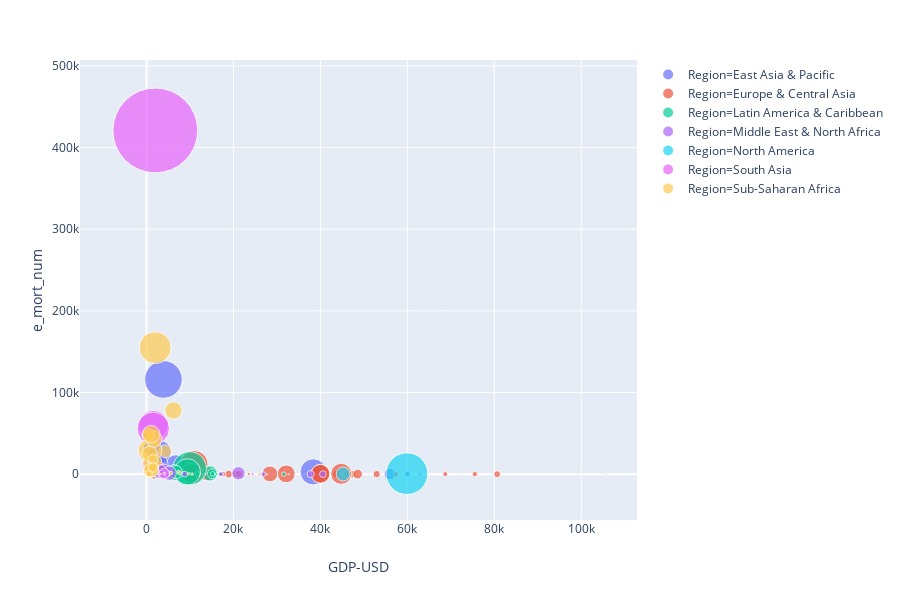

This figure's notebook cell:
### Code cell
px.scatter(merged_df2_2017, x="GDP-USD", y="e_mort_num", \
           color="Region", size="e_pop_num", size_max=60, hover_name="Country_x")

### Figure 1 — Plotly figure (JSON) as saved in the notebook; plotly's stock layout.template omitted (floating-point values rounded to 4 significant figures)
{"data": [{"hoverlabel": {"namelength": 0}, "hovertemplate": "<b>%{hovertext}</b><br><br>Region=East Asia & Pacific<br>GDP-USD=%{x}<br>e_mort_num=%{y}<br>e_pop_num=%{marker.size}", "hovertext": ["Australia", "Brunei Darussalam", "Cambodia", "Fiji", "Indonesia", "Japan", "Kiribati", "Malaysia", "Marshall Islands", "Mongolia", "Myanmar", "Nauru", "New Zealand", "Palau", "Papua New Guinea", "Philippines", "Samoa", "Singapore", "Solomon Islands", "Thailand", "Timor-Leste", "Tonga", "Tuvalu", "Vanuatu", "Vietnam"], "legendgroup": "Region=East Asia & Pacific", "marker": {"color": "#636efa", "size": [24450561, 428697, 16005373, 905502, 263991379, 127484450, 116398, 31624264, 53127, 3075647, 53370609, 11359, 4705818, 21729, 8251162, 104918090, 196440, 5708844, 611343, 69037513, 1296311, 108020, 11192, 276244, 95540800], "sizemode": "area", "sizeref": 372000.0, "symbol": "circle"}, "mode": "markers", "name": "Region=East Asia & Pacific", "showlegend": true, "type": "scatter", "uid": "02f6575e-afdb-4e28-b23e-494e70a2b848", "x": [55960.0, 28280.0, 1388.0, 5528.0, 3885.0, 38340.0, 1642.0, 9828.0, 3776.0, 3598.0, 1166.0, 8575.0, 41350.0, 15890.0, 2464.0, 2989.0, 4258.0, 59990.0, 2115.0, 6731.0, 2240.0, 4521.0, 3689.0, 3159.0, 2353.0], "xaxis": "x", "y": [59, 21, 3500, 39, 116000, 2800, 32, 1600, 28, 340, 32000, 1, 13, 2, 5300, 27000, 3, 57, 51, 12000, 1400, 1, 2, 24, 12000], "yaxis": "y"}, {"hoverlabel": {"namelength": 0}, "hovertemplate": "<b>%{hovertext}</b><br><br>Region=Europe & Central Asia<br>GDP-USD=%{x}<br>e_mort_num=%{y}<br>e_pop_num=%{marker.size}", "hovertext": ["Albania", "Armenia", "Austria", "Azerbaijan", "Belarus", "Belgium", "Bosnia and Herzegovina", "Bulgaria", "Croatia", "Cyprus", "Czech Republic", "Denmark", "Estonia", "Finland", "France", "Georgia", "Germany", "Greece", "Hungary", "Iceland", "Ireland", "Italy", "Kazakhstan", "Kyrgyz Republic", "Latvia", "Lithuania", "Luxembourg", "Moldova", "Montenegro", "Netherlands", "Norway", "Poland", "Portugal", "Romania", "Russian Federation", "San Marino", "Serbia", "Slovak Republic", "Slovenia", "Spain", "Sweden", "Switzerland", "Tajikistan", "Turkey", "Turkmenistan", "Ukraine", "United Kingdom", "Uzbekistan"], "legendgroup": "Region=Europe & Central Asia", "marker": {"color": "#EF553B", "size": [2930187, 2930450, 8735453, 9827589, 9468338, 11429336, 3507017, 7084571, 4189353, 1179551, 10618303, 5733551, 1309632, 5523231, 64979548, 3912061, 82114224, 11159773, 9721559, 335025, 4761657, 59359900, 18204499, 6045117, 1949670, 2890297, 583455, 4051212, 628960, 17035938, 5305383, 38170712, 10329506, 19679306, 143989754, 33400, 8790574, 5447662, 2079976, 46354321, 9910701, 8476005, 8921343, 80745020, 5758075, 44222947, 66181585, 31910641], "sizemode": "area", "sizeref": 372000.0, "symbol": "circle"}, "mode": "markers", "name": "Region=Europe & Central Asia", "showlegend": true, "type": "scatter", "uid": "9dd18d74-5021-4904-b58f-3108ad8df536", "x": [4539.0, 3857.0, 47380.0, 4200.0, 5757.0, 43670.0, 5181.0, 8274.0, 13380.0, 25950.0, 20410.0, 57380.0, 20240.0, 45940.0, 40050.0, 4047.0, 44770.0, 18900.0, 14260.0, 72390.0, 68720.0, 32130.0, 8953.0, 1231.0, 15650.0, 16860.0, 105700.0, 2727.0, 7779.0, 48560.0, 75510.0, 13870.0, 21330.0, 10760.0, 10960.0, 45880.0, 6284.0, 17630.0, 23500.0, 28380.0, 52920.0, 80640.0, 800.8, 10540.0, 6643.0, 2656.0, 39980.0, 1520.0], "xaxis": "x", "y": [9, 52, 43, 880, 130, 75, 130, 92, 42, 3, 44, 19, 15, 27, 510, 220, 380, 50, 55, 0, 29, 410, 200, 480, 72, 180, 2, 300, 1, 36, 14, 480, 250, 970, 12000, 0, 68, 35, 12, 310, 30, 26, 530, 430, 600, 5900, 410, 2000], "yaxis": "y"}, {"hoverlabel": {"namelength": 0}, "hovertemplate": "<b>%{hovertext}</b><br><br>Region=Latin America & Caribbean<br>GDP-USD=%{x}<br>e_mort_num=%{y}<br>e_pop_num=%{marker.size}", "hovertext": ["Antigua and Barbuda", "Argentina", "Aruba", "Bahamas, The", "Barbados", "Belize", "Bolivia", "Brazil", "Chile", "Colombia", "Costa Rica", "Dominica", "Dominican Republic", "Ecuador", "El Salvador", "Grenada", "Guatemala", "Guyana", "Haiti", "Honduras", "Jamaica", "Mexico", "Nicaragua", "Panama", "Paraguay", "Peru", "Puerto Rico", "Suriname", "Trinidad and Tobago", "Uruguay"], "legendgroup": "Region=Latin America & Caribbean", "marker": {"color": "#00cc96", "size": [102012, 44271041, 105264, 395361, 285719, 374681, 11051600, 209288278, 18054726, 49065615, 4905769, 73925, 10766998, 16624858, 6377853, 107825, 16913503, 777859, 10981229, 9265067, 2890299, 129163276, 6217581, 4098587, 6811297, 32165485, 3663131, 563402, 1369125, 3456750], "sizemode": "area", "sizeref": 372000.0, "symbol": "circle"}, "mode": "markers", "name": "Region=Latin America & Caribbean", "showlegend": true, "type": "scatter", "uid": "daca9d4e-ecea-4daf-a1aa-773cdc818ea6", "x": [16620.0, 14590.0, 24360.0, 32660.0, 17460.0, 4828.0, 3438.0, 9928.0, 15130.0, 6325.0, 11810.0, 7819.0, 7482.0, 6217.0, 3787.0, 10450.0, 4469.0, 4578.0, 783.8, 2491.0, 5193.0, 9377.0, 2222.0, 15200.0, 5610.0, 6728.0, 31580.0, 5260.0, 16110.0, 16940.0], "xaxis": "x", "y": [0, 910, 1, 4, 3, 15, 1300, 7000, 510, 1700, 51, 0, 550, 680, 120, 0, 370, 180, 2000, 460, 16, 2800, 130, 310, 310, 2600, 8, 21, 28, 110], "yaxis": "y"}, {"hoverlabel": {"namelength": 0}, "hovertemplate": "<b>%{hovertext}</b><br><br>Region=Middle East & North Africa<br>GDP-USD=%{x}<br>e_mort_num=%{y}<br>e_pop_num=%{marker.size}", "hovertext": ["Algeria", "Bahrain", "Djibouti", "Iraq", "Israel", "Jordan", "Kuwait", "Lebanon", "Libya", "Malta", "Morocco", "Oman", "Qatar", "Saudi Arabia", "Tunisia", "United Arab Emirates"], "legendgroup": "Region=Middle East & North Africa", "marker": {"color": "#ab63fa", "size": [41318142, 1492584, 956985, 38274618, 8321570, 9702353, 4136528, 6082357, 6374616, 430835, 35739580, 4636262, 2639211, 32938213, 11532127, 9400145], "sizemode": "area", "sizeref": 372000.0, "symbol": "circle"}, "mode": "markers", "name": "Region=Middle East & North Africa", "showlegend": true, "type": "scatter", "uid": "770b8f79-add3-42b5-9386-bf65016cc79f", "x": [4016.0, 24400.0, 1989.0, 5211.0, 40560.0, 4202.0, 26860.0, 8778.0, 4740.0, 27710.0, 3148.0, 17130.0, 62830.0, 21150.0, 3465.0, 37730.0], "xaxis": "x", "y": [3200, 9, 300, 1100, 18, 26, 15, 59, 560, 2, 3000, 23, 9, 1100, 340, 66], "yaxis": "y"}, {"hoverlabel": {"namelength": 0}, "hovertemplate": "<b>%{hovertext}</b><br><br>Region=North America<br>GDP-USD=%{x}<br>e_mort_num=%{y}<br>e_pop_num=%{marker.size}", "hovertext": ["Canada", "United States"], "legendgroup": "Region=North America", "marker": {"color": "#19d3f3", "size": [36624199, 324459463], "sizemode": "area", "sizeref": 372000.0, "symbol": "circle"}, "mode": "markers", "name": "Region=North America", "showlegend": true, "type": "scatter", "uid": "31959832-48fa-4b02-a8db-f8426108f502", "x": [45220.0, 59890.0], "xaxis": "x", "y": [130, 610], "yaxis": "y"}, {"hoverlabel": {"namelength": 0}, "hovertemplate": "<b>%{hovertext}</b><br><br>Region=South Asia<br>GDP-USD=%{x}<br>e_mort_num=%{y}<br>e_pop_num=%{marker.size}", "hovertext": ["Afghanistan", "Bangladesh", "Bhutan", "India", "Maldives", "Nepal", "Pakistan", "Sri Lanka"], "legendgroup": "Region=South Asia", "marker": {"color": "#e763fa", "size": [35530081, 164669751, 807610, 1339180127, 436330, 29304998, 197015955, 20876917], "sizemode": "area", "sizeref": 372000.0, "symbol": "circle"}, "mode": "markers", "name": "Region=South Asia", "showlegend": true, "type": "scatter", "uid": "a191a16f-6820-450f-842f-27e061b17146", "x": [569.5, 1606.0, 2991.0, 2014.0, 13510.0, 849.0, 1546.0, 4073.0], "xaxis": "x", "y": [10000, 60000, 120, 421000, 16, 6900, 56000, 680], "yaxis": "y"}, {"hoverlabel": {"namelength": 0}, "hovertemplate": "<b>%{hovertext}</b><br><br>Region=Sub-Saharan Africa<br>GDP-USD=%{x}<br>e_mort_num=%{y}<br>e_pop_num=%{marker.size}", "hovertext": ["Angola", "Benin", "Botswana", "Burkina Faso", "Burundi", "Cabo Verde", "Cameroon", "Central African Republic", "Chad", "Comoros", "Côte d'Ivoire", "Equatorial Guinea", "Eritrea", "Eswatini", "Ethiopia", "Gabon", "Gambia, The", "Ghana", "Guinea", "Guinea-Bissau", "Kenya", "Lesotho", "Liberia", "Madagascar", "Malawi", "Mali", "Mauritania", "Mauritius", "Mozambique", "Namibia", "Niger", "Nigeria", "Rwanda", "Senegal", "Seychelles", "Sierra Leone", "South Africa", "Sudan", "Tanzania", "Togo", "Uganda", "Zambia", "Zimbabwe"], "legendgroup": "Region=Sub-Saharan Africa", "marker": {"color": "#fecb52", "size": [29784193, 11175692, 2291661, 19193382, 10864245, 546388, 24053727, 4659080, 14899994, 813912, 24294750, 1267689, 5068831, 1367254, 104957438, 2025137, 2100568, 28833629, 12717176, 1861283, 49699862, 2233339, 4731906, 25570895, 18622104, 18541980, 4420184, 1265138, 29668834, 2533794, 21477348, 190886311, 12208407, 15850567, 94737, 7557212, 56717156, 40533330, 57310019, 7797694, 42862958, 17094130, 16529904], "sizemode": "area", "sizeref": 372000.0, "symbol": "circle"}, "mode": "markers", "name": "Region=Sub-Saharan Africa", "showlegend": true, "type": "scatter", "uid": "5ecd5a37-7050-4db0-a646-d068cc84221f", "x": [4304.0, 832.8, 7584.0, 643.4, 312.5, 3250.0, 1441.0, 388.6, 811.8, 784.7, 1528.0, 9692.0, 979.7, 4060.0, 817.5, 7369.0, 705.0, 2038.0, 801.9, 793.6, 1695.0, 1353.0, 754.7, 447.7, 324.8, 853.9, 1113.0, 10490.0, 426.1, 5593.0, 433.7, 1995.0, 773.9, 1333.0, 15860.0, 506.0, 6182.0, 1120.0, 1064.0, 615.0, 702.2, 1501.0, 1471.0], "xaxis": "x", "y": [28000, 1500, 1200, 2000, 2400, 66, 13000, 5800, 6100, 57, 8300, 620, 660, 750, 29000, 3000, 680, 16000, 5000, 2700, 43000, 5600, 3600, 14000, 5500, 2000, 900, 25, 48000, 1500, 4300, 155000, 920, 3200, 0, 3700, 78000, 5300, 49000, 400, 25000, 18000, 8300], "yaxis": "y"}], "layout": {"grid": {"xaxes": ["x"], "xgap": 0.1, "xside": "bottom", "yaxes": ["y"], "ygap": 0.1, "yside": "left"}, "height": 600, "legend": {"itemsizing": "constant", "tracegroupgap": 0}, "margin": {"t": 60}, "xaxis": {"title": {"text": "GDP-USD"}}, "yaxis": {"title": {"text": "e_mort_num"}}}}
